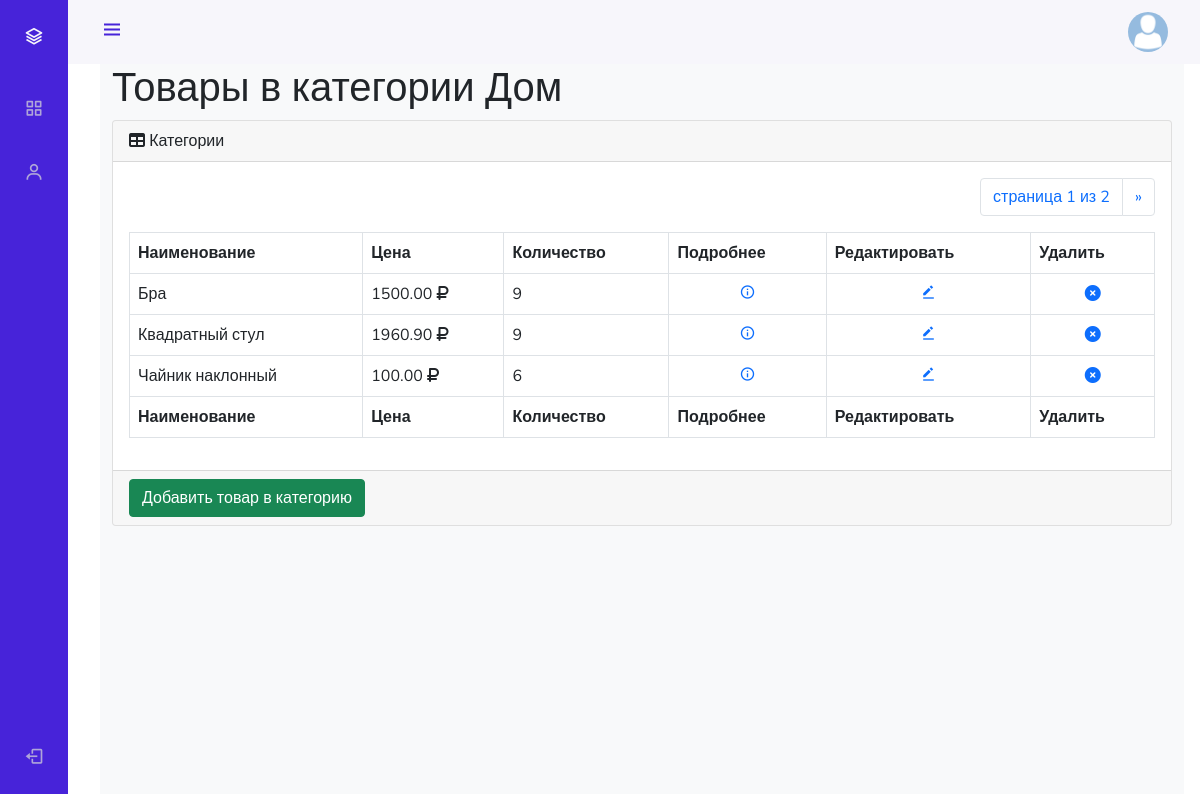
The page /admin_staff/products/read/category/1/ (signed in) on the database as committed earlier.
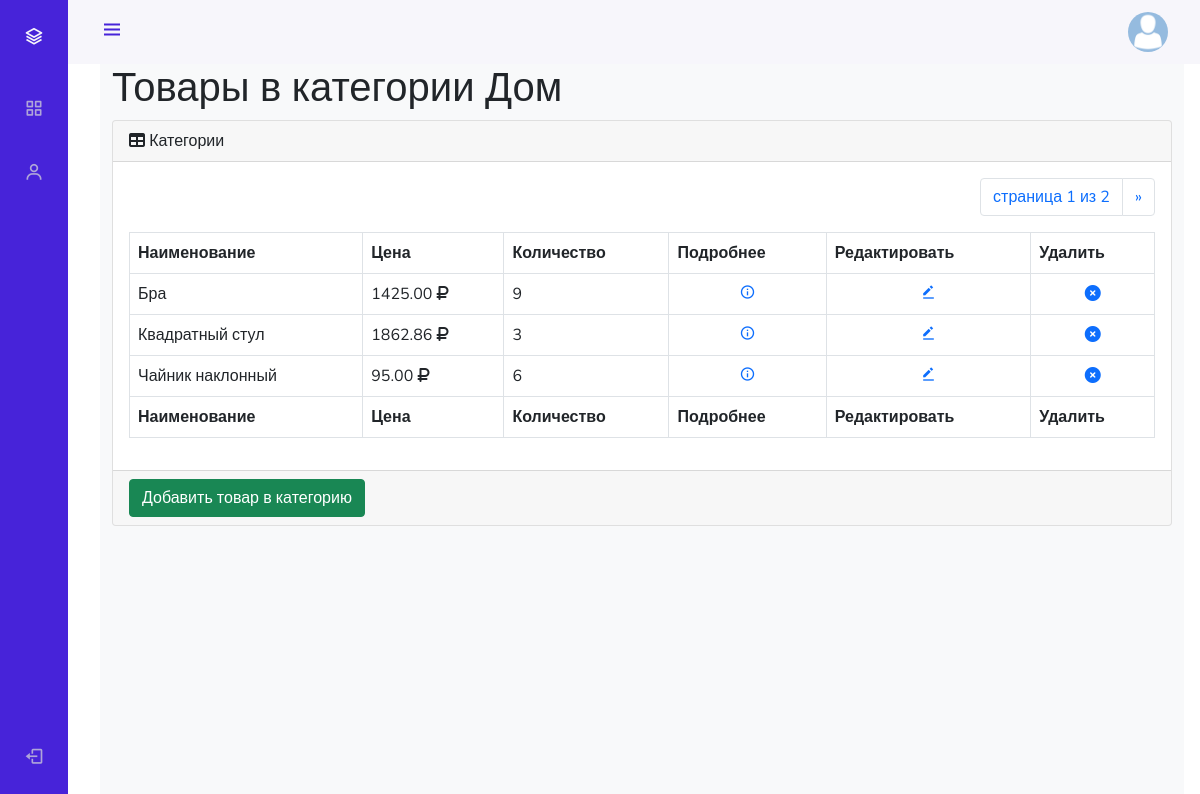
The same page on the database as committed later.
### productsapp/models.py (models this page shows, shortened)
class Product(models.Model):
    category = models.ForeignKey(ProductCategory, on_delete=models.CASCADE)
    name = models.CharField(verbose_name='имя продукта', max_length=128)
    image = models.ImageField(upload_to='products_images', blank=True)
    short_desc = models.CharField(verbose_name='краткое описание продукта', max_length=60, blank=True)
    description = models.TextField(verbose_name='описание продукта', blank=True)
    price = models.DecimalField(verbose_name='цена продукта', max_digits=8, decimal_places=2, default=0)
    quantity = models.PositiveIntegerField(verbose_name='количество на складе', default=0)
    is_active = models.BooleanField(verbose_name='активный', db_index=True, default=True)

### adminapp/views.py (the view)
# urls.py: path('products/read/category/<int:pk>/', adminapp.ProductsListView.as_view(), name='products'),
class ProductsListView(ListView):
    context_object_name = 'objects'
    template_name = 'adminapp/products.html'
    allow_empty = False
    paginate_by = 3
    @method_decorator(user_passes_test(lambda u: u.is_superuser))
    def dispatch(self, *args, **kwargs):
        return super().dispatch(*args, **kwargs)
    def get_queryset(self):
        self.category = get_object_or_404(ProductCategory, pk=self.kwargs['pk'])
        return Product.objects.filter(category__id=self.kwargs['pk']).order_by('name')
    def get_context_data(self, **kwargs):
        context = super().get_context_data(**kwargs)
        context['title'] = 'админка/продукты'
        context['category'] = self.category
        return context

### adminapp/templatetags/my_tags.py (called while the page is built)
@register.filter(name='media_folder_users')
def media_folder_users(string):
    if not string:
        string = 'users_avatars/default.png'
    return f'{settings.MEDIA_URL}{string}'

### mainapp/context_processors.py (called while the page is built)
def basket(request):
    basket = []
    if request.user.is_authenticated:
        basket = Basket.objects.filter(user=request.user).select_related()
    return {
        'basket': basket,
    }

### adminapp/templates/adminapp/products.html (shortened to what the changed rows need)
{% extends 'adminapp/base.html' %}
{% load static %}
{% block content %}
    <main>
        <div class="container-fluid">
            <h1 class="mt-4">Товары в категории {{ category.name }}</h1>
            <div class="card mb-4">
                <div class="card-body">
                    <div class="table-responsive">
                        <table class="table table-bordered" id="dataTable" width="100%" cellspacing="0">
                            <thead>
                            <tr>
                                <th>Наименование</th>
                                <th>Цена</th>
                                <th>Количество</th>
                                <th>Подробнее</th>
                                <th>Редактировать</th>
                                <th>Удалить</th>
                            </tr>
                            </thead>
                            <tfoot>
                            <tr>
                                <th>Наименование</th>
                                <th>Цена</th>
                                <th>Количество</th>
                                <th>Подробнее</th>
                                <th>Редактировать</th>
                                <th>Удалить</th>
                            </tr>
                            </tfoot>
                            <tbody>
                            {% for object in objects %}
                                <tr {% if not object.is_active %} style="opacity: 0.5;" {% endif %}>
                                    <td>{{ object.name }}</td>
                                    <td>{{ object.price }} <i class="fas fa-ruble-sign"></i></td>
                                    <td>{{ object.quantity }}</td>
                                    <td class="text-center">
                                        <a href="{% url 'admin_staff:product_read' object.pk %}"><i
                                                class='bx bx-info-circle'></i></a>
                                    </td>
                                    <td class="text-center">
                                        <a href="{% url 'admin_staff:product_update' object.pk %}"><i
                                                class='bx bxs-edit-alt'></i></a>
                                    </td>
                                    <td class="text-center">
                                        <a {% if not object.is_active %} class="invisible" {% endif %}
                                                                         href="{% url 'admin_staff:product_delete' pk=object.pk %}">
                                            <i class="fa fa-times-circle"></i>
                                        </a>
                                    </td>
                                </tr>
                            {% endfor %}
                            </tbody>
                        </table>
                    </div>
                </div>
            </div>
        </div>
    </main>
{% endblock %}

Rows that differ between the two databases and show on the page:
changed Product "Бра": price "1500.00" → "1425.00"
changed Product "Квадратный стул": price "1960.90" → "1862.86"; quantity "9" → "3"
changed Product "Чайник наклонный": price "100.00" → "95.00"
